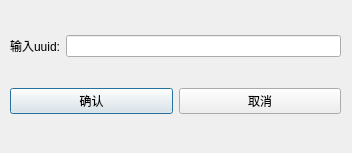
<?xml version="1.0" encoding="UTF-8"?>
<ui version="4.0">
 <class>uuid_win</class>
 <widget class="QDialog" name="uuid_win">
  <property name="geometry">
   <rect>
    <x>0</x>
    <y>0</y>
    <width>352</width>
    <height>153</height>
   </rect>
  </property>
  <property name="windowTitle">
   <string>Dialog</string>
  </property>
  <widget class="QWidget" name="verticalLayoutWidget">
   <property name="geometry">
    <rect>
     <x>10</x>
     <y>10</y>
     <width>331</width>
     <height>131</height>
    </rect>
   </property>
   <layout class="QVBoxLayout" name="verticalLayout">
    <item>
     <layout class="QHBoxLayout" name="horizontalLayout">
      <item>
       <widget class="QLabel" name="lb_uuid">
        <property name="text">
         <string>输入uuid:</string>
        </property>
       </widget>
      </item>
      <item>
       <widget class="QLineEdit" name="le_uuid"/>
      </item>
     </layout>
    </item>
    <item>
     <layout class="QHBoxLayout" name="horizontalLayout_2">
      <item>
       <widget class="QPushButton" name="pbtn_ok">
        <property name="text">
         <string>确认</string>
        </property>
       </widget>
      </item>
      <item>
       <widget class="QPushButton" name="pbtn_cancel">
        <property name="text">
         <string>取消</string>
        </property>
       </widget>
      </item>
     </layout>
    </item>
   </layout>
  </widget>
 </widget>
 <resources/>
 <connections>
  <connection>
   <sender>pbtn_cancel</sender>
   <signal>clicked()</signal>
   <receiver>uuid_win</receiver>
   <slot>slot_pbtn_cancel_clicked()</slot>
   <hints>
    <hint type="sourcelabel">
     <x>266</x>
     <y>109</y>
    </hint>
    <hint type="destinationlabel">
     <x>360</x>
     <y>139</y>
    </hint>
   </hints>
  </connection>
  <connection>
   <sender>pbtn_ok</sender>
   <signal>clicked()</signal>
   <receiver>uuid_win</receiver>
   <slot>slot_pbtn_ok_clicked()</slot>
   <hints>
    <hint type="sourcelabel">
     <x>100</x>
     <y>117</y>
    </hint>
    <hint type="destinationlabel">
     <x>-7</x>
     <y>144</y>
    </hint>
   </hints>
  </connection>
 </connections>
 <slots>
  <slot>slot_pbtn_cancel_clicked()</slot>
  <slot>slot_pbtn_ok_clicked()</slot>
 </slots>
</ui>
